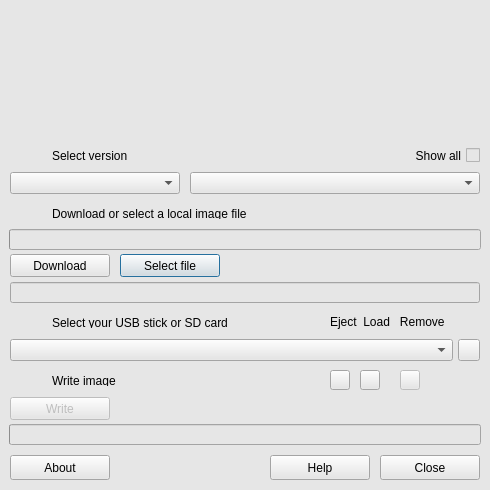
<?xml version="1.0" encoding="UTF-8"?>
<ui version="4.0">
 <class>Creator</class>
 <widget class="QDialog" name="Creator">
  <property name="geometry">
   <rect>
    <x>0</x>
    <y>0</y>
    <width>490</width>
    <height>490</height>
   </rect>
  </property>
  <property name="sizePolicy">
   <sizepolicy hsizetype="Fixed" vsizetype="Fixed">
    <horstretch>0</horstretch>
    <verstretch>0</verstretch>
   </sizepolicy>
  </property>
  <property name="minimumSize">
   <size>
    <width>490</width>
    <height>490</height>
   </size>
  </property>
  <property name="maximumSize">
   <size>
    <width>490</width>
    <height>490</height>
   </size>
  </property>
  <property name="windowTitle">
   <string>LibreELEC USB-SD Creator</string>
  </property>
  <property name="windowIcon">
   <iconset resource="resources.qrc">
    <normaloff>:/icons/le_icon_256.png</normaloff>:/icons/le_icon_256.png</iconset>
  </property>
  <property name="sizeGripEnabled">
   <bool>false</bool>
  </property>
  <property name="spacing" stdset="0">
   <number>5</number>
  </property>
  <widget class="QLabel" name="logo">
   <property name="geometry">
    <rect>
     <x>10</x>
     <y>10</y>
     <width>470</width>
     <height>120</height>
    </rect>
   </property>
   <property name="text">
    <string/>
   </property>
   <property name="pixmap">
    <pixmap resource="resources.qrc">:/icons/header.png</pixmap>
   </property>
   <property name="alignment">
    <set>Qt::AlignCenter</set>
   </property>
  </widget>
  <widget class="QStackedWidget" name="stackedWidget">
   <property name="geometry">
    <rect>
     <x>0</x>
     <y>130</y>
     <width>490</width>
     <height>530</height>
    </rect>
   </property>
   <property name="styleSheet">
    <string notr="true">background-color: rgb(230, 230, 230);</string>
   </property>
   <property name="frameShape">
    <enum>QFrame::NoFrame</enum>
   </property>
   <property name="lineWidth">
    <number>1</number>
   </property>
   <property name="currentIndex">
    <number>0</number>
   </property>
   <widget class="QWidget" name="pageMain">
    <widget class="QWidget" name="horizontalLayoutWidgetStep4">
     <property name="geometry">
      <rect>
       <x>10</x>
       <y>235</y>
       <width>471</width>
       <height>31</height>
      </rect>
     </property>
     <layout class="QHBoxLayout" name="horizontalLayoutStep4">
      <property name="spacing">
       <number>5</number>
      </property>
      <item>
       <widget class="QLabel" name="labelImageNo4">
        <property name="maximumSize">
         <size>
          <width>27</width>
          <height>28</height>
         </size>
        </property>
        <property name="text">
         <string/>
        </property>
        <property name="pixmap">
         <pixmap resource="resources.qrc">:/icons/no4.png</pixmap>
        </property>
       </widget>
      </item>
      <item>
       <widget class="QLabel" name="labelStep4">
        <property name="maximumSize">
         <size>
          <width>16777215</width>
          <height>28</height>
         </size>
        </property>
        <property name="text">
         <string>Write image</string>
        </property>
       </widget>
      </item>
     </layout>
    </widget>
    <widget class="QPushButton" name="closeAppButton">
     <property name="geometry">
      <rect>
       <x>380</x>
       <y>325</y>
       <width>100</width>
       <height>25</height>
      </rect>
     </property>
     <property name="focusPolicy">
      <enum>Qt::NoFocus</enum>
     </property>
     <property name="text">
      <string>Close</string>
     </property>
     <property name="flat">
      <bool>false</bool>
     </property>
    </widget>
    <widget class="QToolButton" name="refreshRemovablesButton">
     <property name="geometry">
      <rect>
       <x>458</x>
       <y>209</y>
       <width>22</width>
       <height>22</height>
      </rect>
     </property>
     <property name="icon">
      <iconset resource="resources.qrc">
       <normaloff>:/icons/refresh.png</normaloff>:/icons/refresh.png</iconset>
     </property>
    </widget>
    <widget class="QComboBox" name="projectSelectBox">
     <property name="geometry">
      <rect>
       <x>10</x>
       <y>42</y>
       <width>170</width>
       <height>22</height>
      </rect>
     </property>
     <property name="sizeAdjustPolicy">
      <enum>QComboBox::AdjustToMinimumContentsLengthWithIcon</enum>
     </property>
    </widget>
    <widget class="QPushButton" name="loadButton">
     <property name="geometry">
      <rect>
       <x>120</x>
       <y>124</y>
       <width>100</width>
       <height>23</height>
      </rect>
     </property>
     <property name="text">
      <string>Select file</string>
     </property>
    </widget>
    <widget class="QComboBox" name="removableDevicesComboBox">
     <property name="geometry">
      <rect>
       <x>10</x>
       <y>209</y>
       <width>443</width>
       <height>22</height>
      </rect>
     </property>
    </widget>
    <widget class="QProgressBar" name="downloadProgressBar">
     <property name="geometry">
      <rect>
       <x>9</x>
       <y>99</y>
       <width>472</width>
       <height>21</height>
      </rect>
     </property>
     <property name="value">
      <number>0</number>
     </property>
     <property name="alignment">
      <set>Qt::AlignLeading|Qt::AlignLeft|Qt::AlignVCenter</set>
     </property>
     <property name="format">
      <string/>
     </property>
     <layout class="QHBoxLayout" name="downloadProgressLayout">
      <property name="leftMargin">
       <number>0</number>
      </property>
      <property name="topMargin">
       <number>0</number>
      </property>
      <property name="rightMargin">
       <number>0</number>
      </property>
      <property name="bottomMargin">
       <number>0</number>
      </property>
     </layout>
    </widget>
    <widget class="QWidget" name="horizontalLayoutWidgetStep3">
     <property name="geometry">
      <rect>
       <x>10</x>
       <y>177</y>
       <width>471</width>
       <height>31</height>
      </rect>
     </property>
     <layout class="QHBoxLayout" name="horizontalLayoutStep3">
      <property name="spacing">
       <number>5</number>
      </property>
      <item>
       <widget class="QLabel" name="labelImageNo3">
        <property name="maximumSize">
         <size>
          <width>27</width>
          <height>28</height>
         </size>
        </property>
        <property name="text">
         <string/>
        </property>
        <property name="pixmap">
         <pixmap resource="resources.qrc">:/icons/no3.png</pixmap>
        </property>
       </widget>
      </item>
      <item>
       <widget class="QLabel" name="labelStep3">
        <property name="maximumSize">
         <size>
          <width>16777215</width>
          <height>28</height>
         </size>
        </property>
        <property name="text">
         <string>Select your USB stick or SD card</string>
        </property>
       </widget>
      </item>
     </layout>
    </widget>
    <widget class="QWidget" name="horizontalLayoutWidgetStep1">
     <property name="geometry">
      <rect>
       <x>10</x>
       <y>10</y>
       <width>471</width>
       <height>31</height>
      </rect>
     </property>
     <layout class="QHBoxLayout" name="horizontalLayoutStep1">
      <property name="spacing">
       <number>5</number>
      </property>
      <item>
       <widget class="QLabel" name="labelImageNo1">
        <property name="maximumSize">
         <size>
          <width>27</width>
          <height>28</height>
         </size>
        </property>
        <property name="text">
         <string/>
        </property>
        <property name="pixmap">
         <pixmap resource="resources.qrc">:/icons/no1.png</pixmap>
        </property>
       </widget>
      </item>
      <item>
       <widget class="QLabel" name="labelStep1">
        <property name="maximumSize">
         <size>
          <width>16777215</width>
          <height>28</height>
         </size>
        </property>
        <property name="text">
         <string>Select version</string>
        </property>
       </widget>
      </item>
     </layout>
    </widget>
    <widget class="QPushButton" name="downloadButton">
     <property name="enabled">
      <bool>true</bool>
     </property>
     <property name="geometry">
      <rect>
       <x>10</x>
       <y>124</y>
       <width>100</width>
       <height>23</height>
      </rect>
     </property>
     <property name="text">
      <string>Download</string>
     </property>
    </widget>
    <widget class="QPushButton" name="showAboutButton">
     <property name="geometry">
      <rect>
       <x>10</x>
       <y>325</y>
       <width>100</width>
       <height>25</height>
      </rect>
     </property>
     <property name="focusPolicy">
      <enum>Qt::NoFocus</enum>
     </property>
     <property name="text">
      <string>About</string>
     </property>
    </widget>
    <widget class="QComboBox" name="imageSelectBox">
     <property name="geometry">
      <rect>
       <x>190</x>
       <y>42</y>
       <width>290</width>
       <height>22</height>
      </rect>
     </property>
    </widget>
    <widget class="QProgressBar" name="flashProgressBar">
     <property name="geometry">
      <rect>
       <x>9</x>
       <y>294</y>
       <width>472</width>
       <height>21</height>
      </rect>
     </property>
     <property name="value">
      <number>0</number>
     </property>
     <property name="alignment">
      <set>Qt::AlignLeading|Qt::AlignLeft|Qt::AlignVCenter</set>
     </property>
     <property name="format">
      <string/>
     </property>
    </widget>
    <widget class="QWidget" name="horizontalLayoutWidgetStep2">
     <property name="geometry">
      <rect>
       <x>10</x>
       <y>68</y>
       <width>471</width>
       <height>31</height>
      </rect>
     </property>
     <layout class="QHBoxLayout" name="horizontalLayoutStep2">
      <property name="spacing">
       <number>5</number>
      </property>
      <item>
       <widget class="QLabel" name="labelImageNo2">
        <property name="maximumSize">
         <size>
          <width>27</width>
          <height>28</height>
         </size>
        </property>
        <property name="text">
         <string/>
        </property>
        <property name="pixmap">
         <pixmap resource="resources.qrc">:/icons/no2.png</pixmap>
        </property>
       </widget>
      </item>
      <item>
       <widget class="QLabel" name="labelStep2">
        <property name="maximumSize">
         <size>
          <width>16777215</width>
          <height>28</height>
         </size>
        </property>
        <property name="text">
         <string>Download or select a local image file</string>
        </property>
       </widget>
      </item>
     </layout>
    </widget>
    <widget class="QPushButton" name="writeFlashButton">
     <property name="enabled">
      <bool>false</bool>
     </property>
     <property name="geometry">
      <rect>
       <x>10</x>
       <y>267</y>
       <width>100</width>
       <height>23</height>
      </rect>
     </property>
     <property name="text">
      <string>Write</string>
     </property>
    </widget>
    <widget class="QPushButton" name="helpButton">
     <property name="geometry">
      <rect>
       <x>270</x>
       <y>325</y>
       <width>100</width>
       <height>25</height>
      </rect>
     </property>
     <property name="focusPolicy">
      <enum>Qt::NoFocus</enum>
     </property>
     <property name="text">
      <string>Help</string>
     </property>
    </widget>
    <widget class="QCheckBox" name="imagesShowAll">
     <property name="enabled">
      <bool>true</bool>
     </property>
     <property name="geometry">
      <rect>
       <x>380</x>
       <y>17</y>
       <width>100</width>
       <height>17</height>
      </rect>
     </property>
     <property name="layoutDirection">
      <enum>Qt::RightToLeft</enum>
     </property>
     <property name="text">
      <string>Show all</string>
     </property>
     <property name="checked">
      <bool>false</bool>
     </property>
    </widget>
    <widget class="QLineEdit" name="fileNameLabel">
     <property name="enabled">
      <bool>true</bool>
     </property>
     <property name="geometry">
      <rect>
       <x>10</x>
       <y>152</y>
       <width>470</width>
       <height>21</height>
      </rect>
     </property>
     <property name="cursor">
      <cursorShape>IBeamCursor</cursorShape>
     </property>
     <property name="focusPolicy">
      <enum>Qt::NoFocus</enum>
     </property>
     <property name="frame">
      <bool>true</bool>
     </property>
     <property name="cursorPosition">
      <number>0</number>
     </property>
     <property name="readOnly">
      <bool>true</bool>
     </property>
    </widget>
    <widget class="QToolButton" name="ejectUSB">
     <property name="geometry">
      <rect>
       <x>330</x>
       <y>240</y>
       <width>20</width>
       <height>20</height>
      </rect>
     </property>
     <property name="focusPolicy">
      <enum>Qt::NoFocus</enum>
     </property>
     <property name="statusTip">
      <string>Eject device</string>
     </property>
     <property name="text">
      <string/>
     </property>
     <property name="icon">
      <iconset resource="resources.qrc">
       <normaloff>:/icons/device_eject.png</normaloff>:/icons/device_eject.png</iconset>
     </property>
     <property name="autoRaise">
      <bool>false</bool>
     </property>
     <property name="arrowType">
      <enum>Qt::NoArrow</enum>
     </property>
    </widget>
    <widget class="QToolButton" name="loadUSB">
     <property name="geometry">
      <rect>
       <x>360</x>
       <y>240</y>
       <width>20</width>
       <height>20</height>
      </rect>
     </property>
     <property name="statusTip">
      <string>Load device</string>
     </property>
     <property name="text">
      <string/>
     </property>
     <property name="icon">
      <iconset resource="resources.qrc">
       <normaloff>:/icons/device_load.png</normaloff>:/icons/device_load.png</iconset>
     </property>
    </widget>
    <widget class="QLabel" name="labelEjectLoad">
     <property name="geometry">
      <rect>
       <x>330</x>
       <y>184</y>
       <width>131</width>
       <height>16</height>
      </rect>
     </property>
     <property name="text">
      <string>Eject  Load   Remove</string>
     </property>
    </widget>
    <widget class="QToolButton" name="removeUSB">
     <property name="enabled">
      <bool>false</bool>
     </property>
     <property name="geometry">
      <rect>
       <x>400</x>
       <y>240</y>
       <width>20</width>
       <height>20</height>
      </rect>
     </property>
     <property name="text">
      <string/>
     </property>
     <property name="icon">
      <iconset resource="resources.qrc">
       <normaloff>:/icons/device_remove.png</normaloff>:/icons/device_remove.png</iconset>
     </property>
    </widget>
   </widget>
   <widget class="QWidget" name="pageAbout">
    <widget class="QPushButton" name="closeAboutButton">
     <property name="geometry">
      <rect>
       <x>10</x>
       <y>325</y>
       <width>100</width>
       <height>25</height>
      </rect>
     </property>
     <property name="focusPolicy">
      <enum>Qt::NoFocus</enum>
     </property>
     <property name="text">
      <string>Close</string>
     </property>
    </widget>
    <widget class="QLabel" name="labelAbout">
     <property name="geometry">
      <rect>
       <x>20</x>
       <y>22</y>
       <width>451</width>
       <height>301</height>
      </rect>
     </property>
     <property name="font">
      <font>
       <pointsize>10</pointsize>
      </font>
     </property>
     <property name="alignment">
      <set>Qt::AlignHCenter|Qt::AlignTop</set>
     </property>
     <property name="wordWrap">
      <bool>false</bool>
     </property>
     <property name="openExternalLinks">
      <bool>true</bool>
     </property>
     <property name="textInteractionFlags">
      <set>Qt::TextBrowserInteraction</set>
     </property>
    </widget>
    <widget class="QLabel" name="labelVersion">
     <property name="geometry">
      <rect>
       <x>167</x>
       <y>315</y>
       <width>311</width>
       <height>41</height>
      </rect>
     </property>
     <property name="alignment">
      <set>Qt::AlignRight|Qt::AlignTrailing|Qt::AlignVCenter</set>
     </property>
    </widget>
    <zorder>labelAbout</zorder>
    <zorder>closeAboutButton</zorder>
    <zorder>labelVersion</zorder>
   </widget>
  </widget>
  <widget class="QLabel" name="headerBackground">
   <property name="geometry">
    <rect>
     <x>0</x>
     <y>0</y>
     <width>490</width>
     <height>130</height>
    </rect>
   </property>
   <property name="styleSheet">
    <string notr="true">background-color: rgb(230, 230, 230);</string>
   </property>
   <property name="text">
    <string/>
   </property>
  </widget>
  <widget class="QMenuBar" name="menuBar">
   <property name="geometry">
    <rect>
     <x>0</x>
     <y>0</y>
     <width>214</width>
     <height>21</height>
    </rect>
   </property>
   <widget class="QMenu" name="menuLanguage">
    <property name="title">
     <string>Language</string>
    </property>
   </widget>
   <addaction name="menuLanguage"/>
  </widget>
  <widget class="QPushButton" name="langButton">
   <property name="geometry">
    <rect>
     <x>460</x>
     <y>112</y>
     <width>16</width>
     <height>16</height>
    </rect>
   </property>
   <property name="cursor">
    <cursorShape>PointingHandCursor</cursorShape>
   </property>
   <property name="text">
    <string/>
   </property>
   <property name="icon">
    <iconset resource="resources.qrc">
     <normaloff>:/lang/flag-en_GB.png</normaloff>:/lang/flag-en_GB.png</iconset>
   </property>
   <property name="flat">
    <bool>true</bool>
   </property>
  </widget>
  <zorder>menuBar</zorder>
  <zorder>headerBackground</zorder>
  <zorder>logo</zorder>
  <zorder>stackedWidget</zorder>
  <zorder>langButton</zorder>
 </widget>
 <layoutdefault spacing="5" margin="10"/>
 <resources>
  <include location="resources.qrc"/>
 </resources>
 <connections/>
</ui>
